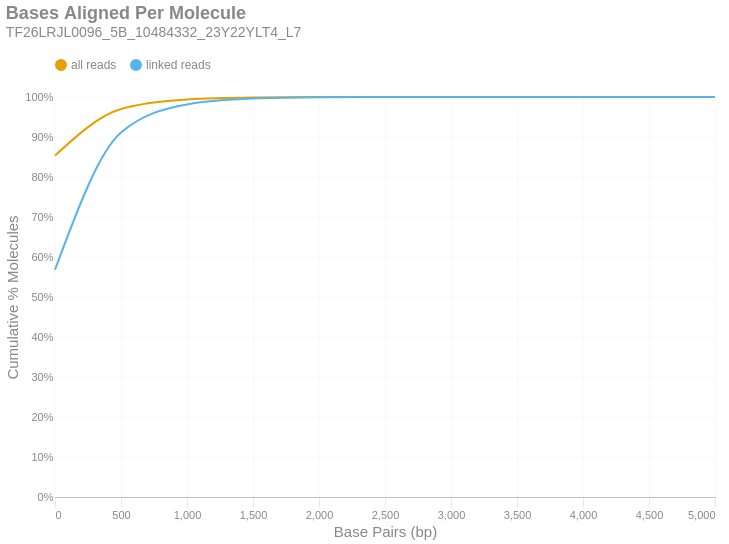

This figure's notebook cell:
### Markdown cell above
### Bases Aligned Per Molecule
This is a cumulative frequency distribution showing the number of base pairs aligned per unique molecule. These data are shown in 500 bp bins. There are two distributions: one with `all reads` (yellow) and another with only `linked reads` (blue). The percent of molecules in the `linked reads` distribution is relative to the total number of linked molecules.

### Code cell
if SKIPLR:
    print_html(f"Skipped")
else:
    binned_df = consolidated_hist(valids['aligned_bp'], mask, 500, True)
    with SafeRender(binned_df):
        (
            density_plot(binned_df, 'Bases Aligned Per Molecule', samplename, 'basesper')
            .encode(
                x=alt.X('bin:Q', title="Base Pairs (bp)").axis(tickMinStep=500).scale(padding=0),
                y=alt.Y('value:Q', title='Cumulative % Molecules')
                    .axis(format='%')
                    .scale(domain = [0,1])
                    .stack(False),
                color=alt.Color("key:N").scale(domain = ["all reads", "linked reads"]),
                tooltip = [
                    alt.Tooltip("key:N", title = "Data Type"),
                    alt.Tooltip("range_label:N", title="Bases Aligned Per Molecule"),
                    alt.Tooltip("value:Q", format = ".2%", title="% Molecules (Cum.)")
                ]
            )
        ).display()

### Figure 1 — Vega-Lite specification as saved in the notebook (floating-point values rounded to 4 significant figures)
{"width": "container", "height": 400, "config": {"title": {"anchor": "start", "dy": -15, "fontSize": 18, "color": "#888888", "subtitleColor": "#888888", "subtitleFontSize": 14}, "arc": {"fill": "#0072B2"}, "axis": {"domainColor": "#888888", "domainWidth": 0.5, "gridWidth": 0.2, "grid": false, "titleFontWeight": 400, "titleFontSize": 15, "labelFontSize": 11, "labelColor": "#888888", "tickColor": "#888888", "tickWidth": 0.2, "titleColor": "#888888"}, "axisBand": {"grid": false}, "axisX": {"grid": true, "tickSize": 10, "domainCap": "round"}, "axisY": {"domain": false, "grid": true, "tickSize": 0, "domainCap": "round"}, "background": "transparent", "header": {"labelFontSize": 15, "labelColor": "#888888", "titleFontSize": 15, "titleFontWeight": 600, "titleColor": "#888888"}, "legend": {"labelFont": "sans-serif", "labelFontSize": 12, "labelColor": "#888888", "symbolSize": 100, "symbolType": "circle", "titleFontSize": 12, "titlePadding": 10, "titleColor": "#888888", "title": null, "orient": "top"}, "range": {"category": ["#E69F00", "#56B4E9", "#009E73", "#F0E442", "#0072B2", "#D55E00", "#CC79A7", "#000000"], "diverging": ["#cfe8f3", "#a2d4ec", "#73bfe2", "#46abdb", "#1696d2", "#12719e"]}, "area": {"fill": "#0072B2", "fillOpacity": 0.7, "line": true, "strokeOpacity": 0.7}, "line": {"color": "#0072B2", "stroke": "#0072B2", "strokeWidth": 2}, "trail": {"color": "#0072B2", "stroke": "#0072B2", "strokeWidth": 0, "size": 1}, "point": {"filled": true, "fillOpacity": 1.0, "size": 95}, "text": {"color": "#888888", "fontSize": 11, "align": "right", "fontWeight": 400, "size": 11}, "bar": {"fill": "#0072B2", "stroke": null}, "view": {"stroke": null, "continuousWidth": 660, "continuousHeight": 400}}, "data": {"name": "data-ccb55acb7d069e66ec0252363707b246"}, "mark": {"type": "line", "interpolate": "monotone", "point": {"opacity": 0, "size": 275}}, "encoding": {"color": {"field": "key", "scale": {"domain": ["all reads", "linked reads"]}, "type": "nominal"}, "tooltip": [{"field": "key", "title": "Data Type", "type": "nominal"}, {"field": "range_label", "title": "Bases Aligned Per Molecule", "type": "nominal"}, {"field": "value", "format": ".2%", "title": "% Molecules (Cum.)", "type": "quantitative"}], "x": {"axis": {"tickMinStep": 500}, "field": "bin", "scale": {"padding": 0}, "title": "Base Pairs (bp)", "type": "quantitative"}, "y": {"axis": {"format": "%"}, "field": "value", "scale": {"domain": [0, 1]}, "stack": false, "title": "Cumulative % Molecules", "type": "quantitative"}}, "params": [{"name": "param_c36ac31b6afebe62", "select": {"type": "point", "fields": ["key"]}, "bind": "legend"}], "title": {"text": "Bases Aligned Per Molecule", "subtitle": "TF26LRJL0096_5B_10484332_23Y22YLT4_L7"}, "transform": [{"fold": ["all reads (cumsum)", "linked reads (cumsum)"]}, {"calculate": "replace(datum.key, ' (cumsum)', '')", "as": "key"}, {"filter": {"param": "param_c36ac31b6afebe62"}}], "usermeta": {"embedOptions": {"downloadFileName": "TF26LRJL0096_5B_10484332_23Y22YLT4_L7.basesper"}}, "$schema": "https://vega.github.io/schema/vega-lite/v6.4.1.json", "datasets": {"data-ccb55acb7d069e66ec0252363707b246": [{"bin": "0.0", "interval": "0.0-500.0", "all reads": 0.8535, "linked reads": 0.5681, "all reads (cumsum)": 0.8535, "linked reads (cumsum)": 0.5681, "range_label": "0-499"}, {"bin": "500.0", "interval": "500.0-1000.0", "all reads": 0.1166, "linked reads": 0.3429, "all reads (cumsum)": 0.9701, "linked reads (cumsum)": 0.911, "range_label": "500-999"}, {"bin": "1000.0", "interval": "1000.0-1500.0", "all reads": 0.02372, "linked reads": 0.07042, "all reads (cumsum)": 0.9938, "linked reads (cumsum)": 0.9814, "range_label": "1000-1499"}, {"bin": "1500.0", "interval": "1500.0-2000.0", "all reads": 0.004894, "linked reads": 0.01461, "all reads (cumsum)": 0.9987, "linked reads (cumsum)": 0.996, "range_label": "1500-1999"}, {"bin": "2000.0", "interval": "2000.0-2500.0", "all reads": 0.001012, "linked reads": 0.003021, "all reads (cumsum)": 0.9997, "linked reads (cumsum)": 0.9991, "range_label": "2000-2499"}, {"bin": "2500.0", "interval": "2500.0-3000.0", "all reads": 0.0002266, "linked reads": 0.0006773, "all reads (cumsum)": 0.9999, "linked reads (cumsum)": 0.9997, "range_label": "2500-2999"}, {"bin": "3000.0", "interval": "3000.0-3500.0", "all reads": 5.887e-05, "linked reads": 0.000176, "all reads (cumsum)": 1.0, "linked reads (cumsum)": 0.9999, "range_label": "3000-3499"}, {"bin": "3500.0", "interval": "3500.0-4000.0", "all reads": 1.777e-05, "linked reads": 5.312e-05, "all reads (cumsum)": 1.0, "linked reads (cumsum)": 1.0, "range_label": "3500-3999"}, {"bin": "4000.0", "interval": "4000.0-4500.0", "all reads": 4.443e-06, "linked reads": 1.328e-05, "all reads (cumsum)": 1.0, "linked reads (cumsum)": 1.0, "range_label": "4000-4499"}, {"bin": "4500.0", "interval": "4500.0-5000.0", "all reads": 2.221e-06, "linked reads": 6.64e-06, "all reads (cumsum)": 1.0, "linked reads (cumsum)": 1.0, "range_label": "4500-4999"}, {"bin": "5000.0", "interval": "5000.0-5500.0", "all reads": 1.111e-06, "linked reads": 3.32e-06, "all reads (cumsum)": 1.0, "linked reads (cumsum)": 1.0, "range_label": "5000-5499"}]}}
